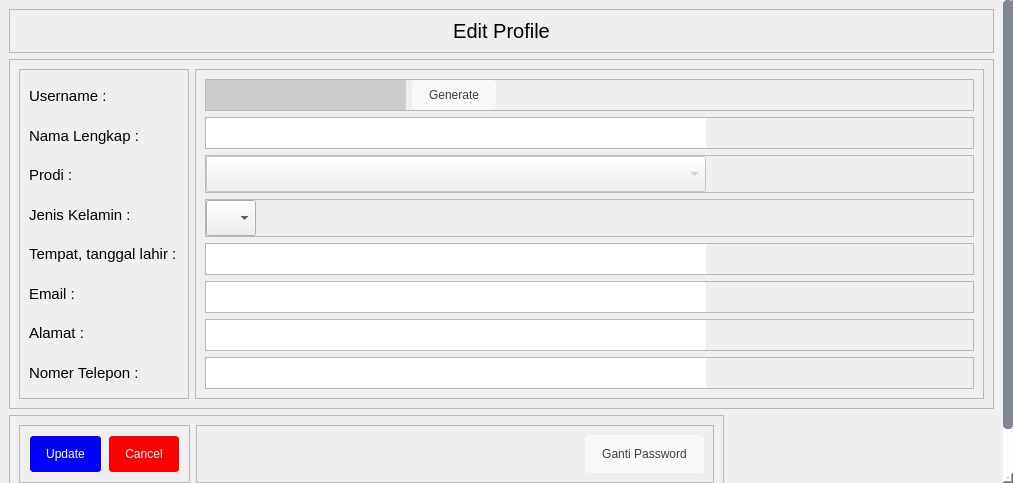
<?xml version="1.0" encoding="UTF-8"?>
<ui version="4.0">
 <class>MainWindow</class>
 <widget class="QMainWindow" name="MainWindow">
  <property name="geometry">
   <rect>
    <x>0</x>
    <y>0</y>
    <width>1013</width>
    <height>483</height>
   </rect>
  </property>
  <property name="minimumSize">
   <size>
    <width>480</width>
    <height>0</height>
   </size>
  </property>
  <property name="windowTitle">
   <string>MainWindow</string>
  </property>
  <property name="styleSheet">
   <string notr="true">QScrollArea{
border: none;
}

QScrollBar:vertical {
	background-color:#fefefe;
	width:10px;
}
QScrollBar::handle:vertical {
	background-color: #808793;
	min-height: 30px;
	border-radius: 4px;
}
QScrollBar::handle:vertical:hover{	
	background-color:#a1a6af;
}

QScrollBar:horizontal {
	background-color:#fefefe;
	height:10px;
}
QScrollBar::handle:horizontal {
	background-color: #808793;
	min-height: 30px;
	border-radius: 4px;
}
QScrollBar::handle:horizontal:hover{	
	background-color:#a1a6af;
}

QLineEdit, QDateEdit {
	border: none;
}

QLineEdit,QComboBox {
height: 30px;
}

QPushButton {
  background-color: #f8f9fa;
  border: 1px solid #f8f9fa;
  border-radius: 4px;
  color: #3c4043;
  height: 36px;
  line-height: 27px;
  min-width: 10px;
  padding: 0 16px;
  text-align: center;
  white-space: pre;
}

QPushButton:hover {
  border-color: #4285f4;
  outline: none;
}

#txtUsername{
background-color: rgb(204,204,204);
}

#btnUpdate{
	color: rgb(255, 255, 255);
	background-color: rgb(0, 0, 255);
}

#btnCancel{
	color: rgb(255, 255, 255);
	background-color: rgb(255, 0, 0);
}</string>
  </property>
  <widget class="QWidget" name="centralwidget">
   <property name="sizePolicy">
    <sizepolicy hsizetype="Preferred" vsizetype="Preferred">
     <horstretch>0</horstretch>
     <verstretch>0</verstretch>
    </sizepolicy>
   </property>
   <layout class="QVBoxLayout" name="verticalLayout">
    <property name="spacing">
     <number>0</number>
    </property>
    <property name="leftMargin">
     <number>0</number>
    </property>
    <property name="topMargin">
     <number>0</number>
    </property>
    <property name="rightMargin">
     <number>0</number>
    </property>
    <property name="bottomMargin">
     <number>0</number>
    </property>
    <item>
     <widget class="QScrollArea" name="scrollArea">
      <property name="sizePolicy">
       <sizepolicy hsizetype="Expanding" vsizetype="Expanding">
        <horstretch>0</horstretch>
        <verstretch>0</verstretch>
       </sizepolicy>
      </property>
      <property name="maximumSize">
       <size>
        <width>16777215</width>
        <height>16777215</height>
       </size>
      </property>
      <property name="widgetResizable">
       <bool>true</bool>
      </property>
      <widget class="QWidget" name="scrollAreaWidgetContents">
       <property name="geometry">
        <rect>
         <x>0</x>
         <y>0</y>
         <width>1003</width>
         <height>539</height>
        </rect>
       </property>
       <layout class="QVBoxLayout" name="verticalLayout_2">
        <item alignment="Qt::AlignTop">
         <widget class="QFrame" name="frame">
          <property name="frameShape">
           <enum>QFrame::StyledPanel</enum>
          </property>
          <property name="frameShadow">
           <enum>QFrame::Raised</enum>
          </property>
          <layout class="QVBoxLayout" name="verticalLayout_3">
           <item>
            <widget class="QLabel" name="label">
             <property name="font">
              <font>
               <pointsize>15</pointsize>
              </font>
             </property>
             <property name="text">
              <string>Edit Profile</string>
             </property>
             <property name="alignment">
              <set>Qt::AlignCenter</set>
             </property>
            </widget>
           </item>
          </layout>
         </widget>
        </item>
        <item>
         <widget class="QFrame" name="frame_2">
          <property name="sizePolicy">
           <sizepolicy hsizetype="Preferred" vsizetype="Expanding">
            <horstretch>0</horstretch>
            <verstretch>0</verstretch>
           </sizepolicy>
          </property>
          <property name="frameShape">
           <enum>QFrame::StyledPanel</enum>
          </property>
          <property name="frameShadow">
           <enum>QFrame::Raised</enum>
          </property>
          <layout class="QHBoxLayout" name="horizontalLayout">
           <item alignment="Qt::AlignLeft">
            <widget class="QFrame" name="frame_4">
             <property name="sizePolicy">
              <sizepolicy hsizetype="Expanding" vsizetype="Preferred">
               <horstretch>0</horstretch>
               <verstretch>0</verstretch>
              </sizepolicy>
             </property>
             <property name="minimumSize">
              <size>
               <width>170</width>
               <height>0</height>
              </size>
             </property>
             <property name="maximumSize">
              <size>
               <width>170</width>
               <height>16777215</height>
              </size>
             </property>
             <property name="font">
              <font>
               <family>Segoe UI Symbol</family>
               <pointsize>9</pointsize>
              </font>
             </property>
             <property name="frameShape">
              <enum>QFrame::StyledPanel</enum>
             </property>
             <property name="frameShadow">
              <enum>QFrame::Raised</enum>
             </property>
             <layout class="QVBoxLayout" name="verticalLayout_6">
              <item>
               <widget class="QLabel" name="label_2">
                <property name="font">
                 <font>
                  <pointsize>11</pointsize>
                 </font>
                </property>
                <property name="text">
                 <string>Username :</string>
                </property>
               </widget>
              </item>
              <item>
               <widget class="QLabel" name="label_3">
                <property name="font">
                 <font>
                  <pointsize>11</pointsize>
                 </font>
                </property>
                <property name="text">
                 <string>Nama Lengkap :</string>
                </property>
               </widget>
              </item>
              <item>
               <widget class="QLabel" name="label_4">
                <property name="font">
                 <font>
                  <pointsize>11</pointsize>
                 </font>
                </property>
                <property name="text">
                 <string>Prodi :</string>
                </property>
               </widget>
              </item>
              <item>
               <widget class="QLabel" name="label_5">
                <property name="font">
                 <font>
                  <pointsize>11</pointsize>
                 </font>
                </property>
                <property name="text">
                 <string>Jenis Kelamin :</string>
                </property>
               </widget>
              </item>
              <item>
               <widget class="QLabel" name="label_6">
                <property name="font">
                 <font>
                  <pointsize>11</pointsize>
                 </font>
                </property>
                <property name="text">
                 <string>Tempat, tanggal lahir :</string>
                </property>
               </widget>
              </item>
              <item>
               <widget class="QLabel" name="label_8">
                <property name="font">
                 <font>
                  <pointsize>11</pointsize>
                 </font>
                </property>
                <property name="text">
                 <string>Email :</string>
                </property>
               </widget>
              </item>
              <item>
               <widget class="QLabel" name="label_7">
                <property name="font">
                 <font>
                  <pointsize>11</pointsize>
                 </font>
                </property>
                <property name="text">
                 <string>Alamat :</string>
                </property>
               </widget>
              </item>
              <item>
               <widget class="QLabel" name="label_9">
                <property name="font">
                 <font>
                  <pointsize>11</pointsize>
                 </font>
                </property>
                <property name="text">
                 <string>Nomer Telepon :</string>
                </property>
               </widget>
              </item>
             </layout>
            </widget>
           </item>
           <item>
            <widget class="QFrame" name="frame_6">
             <property name="frameShape">
              <enum>QFrame::StyledPanel</enum>
             </property>
             <property name="frameShadow">
              <enum>QFrame::Raised</enum>
             </property>
             <layout class="QVBoxLayout" name="verticalLayout_14">
              <item>
               <widget class="QFrame" name="frame_7">
                <property name="sizePolicy">
                 <sizepolicy hsizetype="Preferred" vsizetype="Preferred">
                  <horstretch>0</horstretch>
                  <verstretch>0</verstretch>
                 </sizepolicy>
                </property>
                <property name="minimumSize">
                 <size>
                  <width>0</width>
                  <height>0</height>
                 </size>
                </property>
                <property name="frameShape">
                 <enum>QFrame::StyledPanel</enum>
                </property>
                <property name="frameShadow">
                 <enum>QFrame::Raised</enum>
                </property>
                <layout class="QHBoxLayout" name="horizontalLayout_3">
                 <property name="leftMargin">
                  <number>0</number>
                 </property>
                 <property name="topMargin">
                  <number>0</number>
                 </property>
                 <property name="rightMargin">
                  <number>0</number>
                 </property>
                 <property name="bottomMargin">
                  <number>0</number>
                 </property>
                 <item>
                  <widget class="QLineEdit" name="txtUsername">
                   <property name="enabled">
                    <bool>false</bool>
                   </property>
                   <property name="minimumSize">
                    <size>
                     <width>200</width>
                     <height>0</height>
                    </size>
                   </property>
                   <property name="maximumSize">
                    <size>
                     <width>200</width>
                     <height>16777215</height>
                    </size>
                   </property>
                   <property name="font">
                    <font>
                     <pointsize>12</pointsize>
                    </font>
                   </property>
                  </widget>
                 </item>
                 <item alignment="Qt::AlignLeft">
                  <widget class="QPushButton" name="btnCari">
                   <property name="minimumSize">
                    <size>
                     <width>44</width>
                     <height>10</height>
                    </size>
                   </property>
                   <property name="maximumSize">
                    <size>
                     <width>16777215</width>
                     <height>30</height>
                    </size>
                   </property>
                   <property name="text">
                    <string>Generate</string>
                   </property>
                  </widget>
                 </item>
                </layout>
               </widget>
              </item>
              <item>
               <widget class="QFrame" name="frame_13">
                <property name="frameShape">
                 <enum>QFrame::StyledPanel</enum>
                </property>
                <property name="frameShadow">
                 <enum>QFrame::Raised</enum>
                </property>
                <layout class="QVBoxLayout" name="verticalLayout_12">
                 <property name="spacing">
                  <number>0</number>
                 </property>
                 <property name="leftMargin">
                  <number>0</number>
                 </property>
                 <property name="topMargin">
                  <number>0</number>
                 </property>
                 <property name="rightMargin">
                  <number>0</number>
                 </property>
                 <property name="bottomMargin">
                  <number>0</number>
                 </property>
                 <item>
                  <widget class="QLineEdit" name="txtNama">
                   <property name="sizePolicy">
                    <sizepolicy hsizetype="Preferred" vsizetype="Fixed">
                     <horstretch>0</horstretch>
                     <verstretch>0</verstretch>
                    </sizepolicy>
                   </property>
                   <property name="minimumSize">
                    <size>
                     <width>300</width>
                     <height>0</height>
                    </size>
                   </property>
                   <property name="maximumSize">
                    <size>
                     <width>500</width>
                     <height>16777215</height>
                    </size>
                   </property>
                   <property name="font">
                    <font>
                     <pointsize>12</pointsize>
                    </font>
                   </property>
                  </widget>
                 </item>
                </layout>
               </widget>
              </item>
              <item>
               <widget class="QFrame" name="frame_8">
                <property name="frameShape">
                 <enum>QFrame::StyledPanel</enum>
                </property>
                <property name="frameShadow">
                 <enum>QFrame::Raised</enum>
                </property>
                <layout class="QVBoxLayout" name="verticalLayout_10">
                 <property name="leftMargin">
                  <number>0</number>
                 </property>
                 <property name="topMargin">
                  <number>0</number>
                 </property>
                 <property name="rightMargin">
                  <number>0</number>
                 </property>
                 <property name="bottomMargin">
                  <number>0</number>
                 </property>
                 <item alignment="Qt::AlignTop">
                  <widget class="QComboBox" name="cboProdi">
                   <property name="enabled">
                    <bool>false</bool>
                   </property>
                   <property name="sizePolicy">
                    <sizepolicy hsizetype="Expanding" vsizetype="Expanding">
                     <horstretch>0</horstretch>
                     <verstretch>0</verstretch>
                    </sizepolicy>
                   </property>
                   <property name="minimumSize">
                    <size>
                     <width>300</width>
                     <height>0</height>
                    </size>
                   </property>
                   <property name="maximumSize">
                    <size>
                     <width>500</width>
                     <height>16777215</height>
                    </size>
                   </property>
                   <property name="font">
                    <font>
                     <pointsize>12</pointsize>
                    </font>
                   </property>
                   <item>
                    <property name="text">
                     <string/>
                    </property>
                   </item>
                  </widget>
                 </item>
                </layout>
               </widget>
              </item>
              <item>
               <widget class="QFrame" name="frame_9">
                <property name="frameShape">
                 <enum>QFrame::StyledPanel</enum>
                </property>
                <property name="frameShadow">
                 <enum>QFrame::Raised</enum>
                </property>
                <layout class="QVBoxLayout" name="verticalLayout_8">
                 <property name="leftMargin">
                  <number>0</number>
                 </property>
                 <property name="topMargin">
                  <number>0</number>
                 </property>
                 <property name="rightMargin">
                  <number>0</number>
                 </property>
                 <property name="bottomMargin">
                  <number>0</number>
                 </property>
                 <item>
                  <widget class="QComboBox" name="cboJk">
                   <property name="sizePolicy">
                    <sizepolicy hsizetype="Expanding" vsizetype="Fixed">
                     <horstretch>0</horstretch>
                     <verstretch>0</verstretch>
                    </sizepolicy>
                   </property>
                   <property name="minimumSize">
                    <size>
                     <width>50</width>
                     <height>0</height>
                    </size>
                   </property>
                   <property name="maximumSize">
                    <size>
                     <width>50</width>
                     <height>16777215</height>
                    </size>
                   </property>
                   <property name="font">
                    <font>
                     <pointsize>12</pointsize>
                    </font>
                   </property>
                   <item>
                    <property name="text">
                     <string/>
                    </property>
                   </item>
                   <item>
                    <property name="text">
                     <string>L</string>
                    </property>
                   </item>
                   <item>
                    <property name="text">
                     <string>P</string>
                    </property>
                   </item>
                  </widget>
                 </item>
                </layout>
               </widget>
              </item>
              <item>
               <widget class="QFrame" name="frame_10">
                <property name="frameShape">
                 <enum>QFrame::StyledPanel</enum>
                </property>
                <property name="frameShadow">
                 <enum>QFrame::Raised</enum>
                </property>
                <layout class="QVBoxLayout" name="verticalLayout_7">
                 <property name="spacing">
                  <number>0</number>
                 </property>
                 <property name="leftMargin">
                  <number>0</number>
                 </property>
                 <property name="topMargin">
                  <number>0</number>
                 </property>
                 <property name="rightMargin">
                  <number>0</number>
                 </property>
                 <property name="bottomMargin">
                  <number>0</number>
                 </property>
                 <item>
                  <widget class="QLineEdit" name="txtTtl">
                   <property name="minimumSize">
                    <size>
                     <width>300</width>
                     <height>0</height>
                    </size>
                   </property>
                   <property name="maximumSize">
                    <size>
                     <width>500</width>
                     <height>16777215</height>
                    </size>
                   </property>
                   <property name="font">
                    <font>
                     <pointsize>12</pointsize>
                    </font>
                   </property>
                   <property name="placeholderText">
                    <string/>
                   </property>
                  </widget>
                 </item>
                </layout>
               </widget>
              </item>
              <item>
               <widget class="QFrame" name="frame_12">
                <property name="frameShape">
                 <enum>QFrame::StyledPanel</enum>
                </property>
                <property name="frameShadow">
                 <enum>QFrame::Raised</enum>
                </property>
                <layout class="QVBoxLayout" name="verticalLayout_11">
                 <property name="spacing">
                  <number>0</number>
                 </property>
                 <property name="leftMargin">
                  <number>0</number>
                 </property>
                 <property name="topMargin">
                  <number>0</number>
                 </property>
                 <property name="rightMargin">
                  <number>0</number>
                 </property>
                 <property name="bottomMargin">
                  <number>0</number>
                 </property>
                 <item>
                  <widget class="QLineEdit" name="txtEmail">
                   <property name="minimumSize">
                    <size>
                     <width>300</width>
                     <height>0</height>
                    </size>
                   </property>
                   <property name="maximumSize">
                    <size>
                     <width>500</width>
                     <height>16777215</height>
                    </size>
                   </property>
                   <property name="font">
                    <font>
                     <pointsize>12</pointsize>
                    </font>
                   </property>
                  </widget>
                 </item>
                </layout>
               </widget>
              </item>
              <item>
               <widget class="QFrame" name="frame_11">
                <property name="frameShape">
                 <enum>QFrame::StyledPanel</enum>
                </property>
                <property name="frameShadow">
                 <enum>QFrame::Raised</enum>
                </property>
                <layout class="QVBoxLayout" name="verticalLayout_9">
                 <property name="spacing">
                  <number>0</number>
                 </property>
                 <property name="leftMargin">
                  <number>0</number>
                 </property>
                 <property name="topMargin">
                  <number>0</number>
                 </property>
                 <property name="rightMargin">
                  <number>0</number>
                 </property>
                 <property name="bottomMargin">
                  <number>0</number>
                 </property>
                 <item>
                  <widget class="QLineEdit" name="txtAlamat">
                   <property name="minimumSize">
                    <size>
                     <width>300</width>
                     <height>0</height>
                    </size>
                   </property>
                   <property name="maximumSize">
                    <size>
                     <width>500</width>
                     <height>16777215</height>
                    </size>
                   </property>
                   <property name="font">
                    <font>
                     <pointsize>12</pointsize>
                    </font>
                   </property>
                  </widget>
                 </item>
                </layout>
               </widget>
              </item>
              <item>
               <widget class="QFrame" name="frame_15">
                <property name="frameShape">
                 <enum>QFrame::StyledPanel</enum>
                </property>
                <property name="frameShadow">
                 <enum>QFrame::Raised</enum>
                </property>
                <layout class="QVBoxLayout" name="verticalLayout_13">
                 <property name="spacing">
                  <number>0</number>
                 </property>
                 <property name="leftMargin">
                  <number>0</number>
                 </property>
                 <property name="topMargin">
                  <number>0</number>
                 </property>
                 <property name="rightMargin">
                  <number>0</number>
                 </property>
                 <property name="bottomMargin">
                  <number>0</number>
                 </property>
                 <item>
                  <widget class="QLineEdit" name="txtTelepon">
                   <property name="minimumSize">
                    <size>
                     <width>300</width>
                     <height>0</height>
                    </size>
                   </property>
                   <property name="maximumSize">
                    <size>
                     <width>500</width>
                     <height>16777215</height>
                    </size>
                   </property>
                   <property name="font">
                    <font>
                     <pointsize>12</pointsize>
                    </font>
                   </property>
                  </widget>
                 </item>
                </layout>
               </widget>
              </item>
             </layout>
            </widget>
           </item>
          </layout>
         </widget>
        </item>
        <item>
         <widget class="QFrame" name="frame_3">
          <property name="maximumSize">
           <size>
            <width>715</width>
            <height>16777215</height>
           </size>
          </property>
          <property name="frameShape">
           <enum>QFrame::StyledPanel</enum>
          </property>
          <property name="frameShadow">
           <enum>QFrame::Raised</enum>
          </property>
          <layout class="QHBoxLayout" name="horizontalLayout_4">
           <property name="bottomMargin">
            <number>50</number>
           </property>
           <item>
            <widget class="QFrame" name="frame_14">
             <property name="frameShape">
              <enum>QFrame::StyledPanel</enum>
             </property>
             <property name="frameShadow">
              <enum>QFrame::Raised</enum>
             </property>
             <layout class="QHBoxLayout" name="horizontalLayout_2">
              <item>
               <widget class="QPushButton" name="btnUpdate">
                <property name="minimumSize">
                 <size>
                  <width>44</width>
                  <height>0</height>
                 </size>
                </property>
                <property name="maximumSize">
                 <size>
                  <width>75</width>
                  <height>16777215</height>
                 </size>
                </property>
                <property name="text">
                 <string>Update</string>
                </property>
               </widget>
              </item>
              <item>
               <widget class="QPushButton" name="btnCancel">
                <property name="minimumSize">
                 <size>
                  <width>44</width>
                  <height>0</height>
                 </size>
                </property>
                <property name="text">
                 <string>Cancel</string>
                </property>
               </widget>
              </item>
             </layout>
            </widget>
           </item>
           <item>
            <widget class="QFrame" name="frame_16">
             <property name="sizePolicy">
              <sizepolicy hsizetype="Expanding" vsizetype="Fixed">
               <horstretch>0</horstretch>
               <verstretch>0</verstretch>
              </sizepolicy>
             </property>
             <property name="frameShape">
              <enum>QFrame::StyledPanel</enum>
             </property>
             <property name="frameShadow">
              <enum>QFrame::Raised</enum>
             </property>
             <layout class="QVBoxLayout" name="verticalLayout_4">
              <item alignment="Qt::AlignRight">
               <widget class="QPushButton" name="btnGantiPassword">
                <property name="sizePolicy">
                 <sizepolicy hsizetype="Expanding" vsizetype="Fixed">
                  <horstretch>0</horstretch>
                  <verstretch>0</verstretch>
                 </sizepolicy>
                </property>
                <property name="minimumSize">
                 <size>
                  <width>44</width>
                  <height>0</height>
                 </size>
                </property>
                <property name="maximumSize">
                 <size>
                  <width>500</width>
                  <height>16777215</height>
                 </size>
                </property>
                <property name="text">
                 <string>Ganti Password</string>
                </property>
               </widget>
              </item>
             </layout>
            </widget>
           </item>
          </layout>
         </widget>
        </item>
       </layout>
      </widget>
     </widget>
    </item>
   </layout>
  </widget>
 </widget>
 <resources/>
 <connections/>
</ui>
